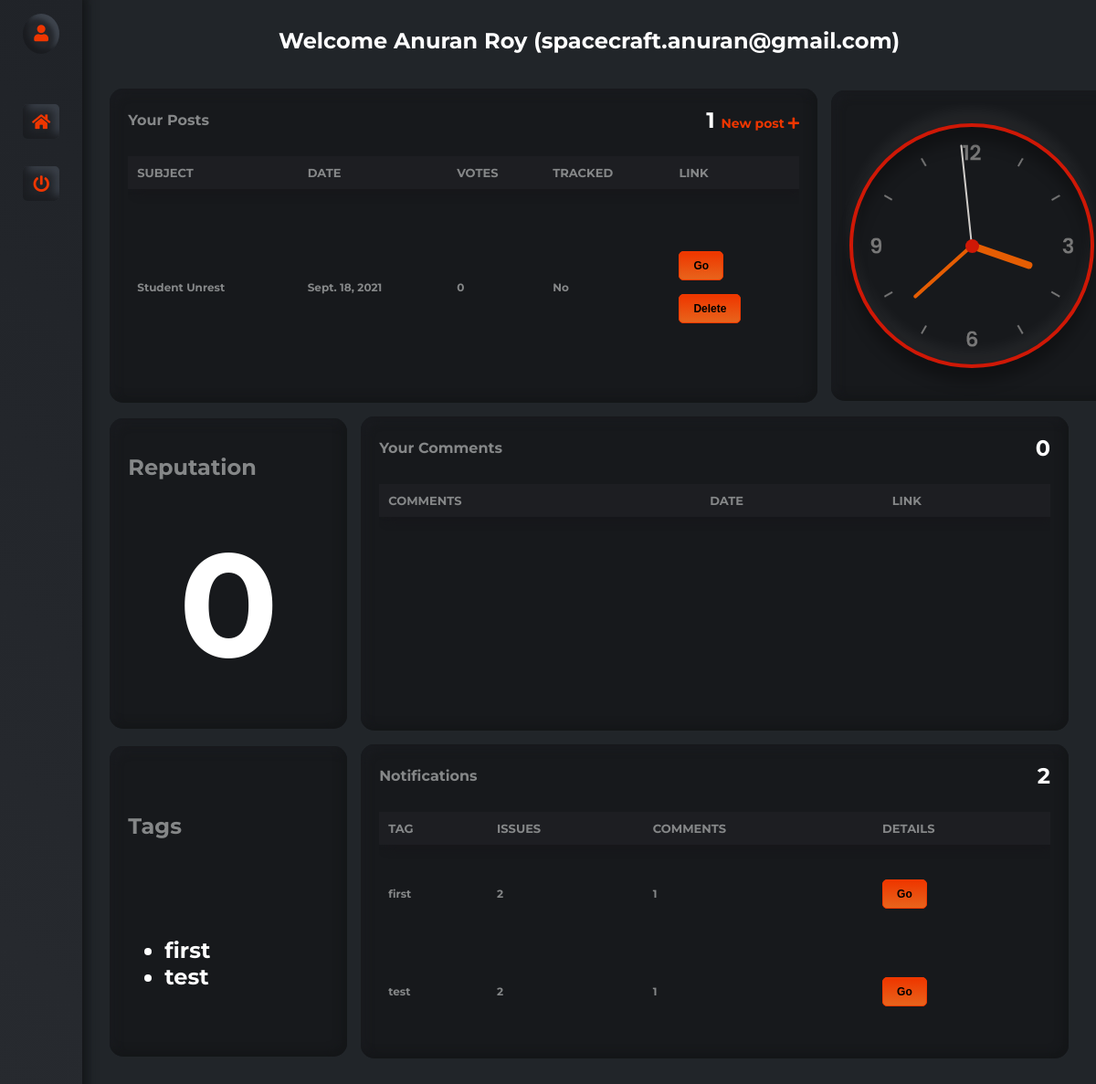
The page /forum/dashboard/ (signed in) on the database as committed earlier.
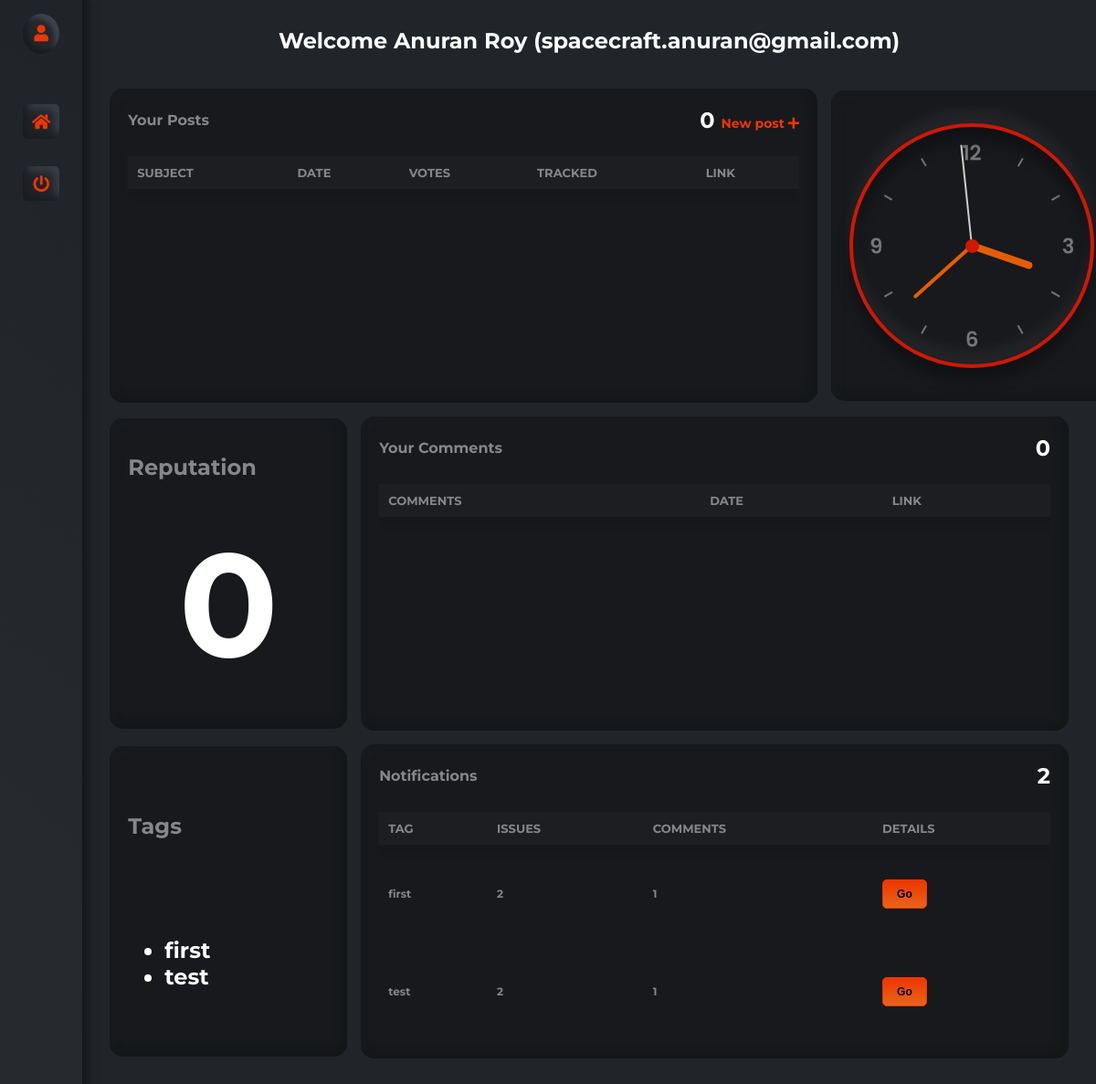
The same page on the database as committed later.
### forum/models.py (models this page shows, shortened)
class Issue(models.Model):
    sno = models.AutoField(primary_key=True)
    user = models.ForeignKey(User, on_delete=models.CASCADE)
    subject = models.CharField(max_length=100, default="(Not available)")
    summary = models.TextField(max_length=200, default="(Not available)")
    description = models.TextField(max_length=750, default="(Not available)")
    image = models.ImageField(upload_to='forum/images/', blank=True)
    tracked = models.BooleanField(choices=((True, 'Yes'), (False, 'No')), default=False)
    status = models.TextField(max_length=300, default="")
    date = models.DateField(auto_now_add=True)
    author = models.CharField(max_length=50, default="Anonymous")
    slug = models.SlugField(unique=True, max_length=100)
    votes = models.IntegerField(default=0)
    tvotes = models.IntegerField(default=0)
    tags = models.JSONField(default=dict)
    class Meta:
        ordering = ['tvotes', '-votes', '-date']

class Tags(models.Model):
    sno = models.AutoField(primary_key=True)
    label = models.CharField(max_length=100, default="Untagged", unique=True)
    usernames = models.JSONField(default=list)
    issues = models.JSONField(default=list)
    comments = models.JSONField(default=list)
    def __str__(self):
        return self.label

### forum/views.py (the view)
# urls.py: path('dashboard/', views.dashboard, name="Dashboard"),
def dashboard(request):
    if request.user.is_authenticated:
        activity = list(Issue.objects.filter(user=request.user))
        data = User.objects.filter(username = request.user.username)
        profile = UserProfile.objects.filter(username = request.user.username).first()
        if request.user.is_superuser:
            return redirect("/admin/")
        isTeacher = False
        if(profile == None):
            profile = TeacherProfile.objects.filter(username = request.user.username).first()
            isTeacher = True
        params = dict(data.values()[0])
        params["activity"] = activity
        params["rollno"] = profile.__dict__["rollno"] if not request.user.is_superuser else "NA"
        params["reputation"] = profile.__dict__["reputation"] if not request.user.is_superuser else "Inf"
        params["profilepic"] = profile.__dict__["profilepic"] if not request.user.is_superuser else ''
        if isTeacher:
            params["tags"] = profile.__dict__["tags"]
        comments_activity = list(Comment.objects.filter(username=request.user.username))
        params["comments"] = comments_activity
        if isTeacher:
            a = list(Tags.objects.all())
            username = request.user.username
            ls = []
            for i in a:
                if username in i.usernames:
                    ls.append(i)
            params["notifications"] = ls
            myprof = TeacherProfile.objects.filter(username=username).first()
            ls2 = [x.label for x in ls]
            if myprof is not None:
                myprof.tags = ls2
                myprof.save()
            print(f"\n\n\n{ls}\n\n\n")
        if isTeacher:
            return render(request, 'forum/staff/dashboard.html', params)
        else:
            return render(request, 'forum/student/dashboard.html', params)
    else:
        return redirect('/forum/login')

### forum/templates/forum/staff/dashboard.html (shortened to what the changed rows need)
{% load static %}
<!DOCTYPE html>
<html lang="en">
  <head>
    <link
      rel="stylesheet"
      href="https://cdnjs.cloudflare.com/ajax/libs/font-awesome/5.15.1/css/all.min.css"
    />
    <link rel="stylesheet" href="{% static 'forum/dashboard/styles.css' %}" />
  </head>
  <body>
    <div id="wrapper">
      <div id="page-content-wrapper">
        <p class="row my-4">
        <center><h2 style="color: white;">Welcome {{ first_name }} {{ last_name }} ({{ username }})</h2></center>
        <br>
        <br>
        </p>
        <div class="row">
          <div class="card card1">
            <div class="card1_title_wrapper">
              <h1 class="car1_title">Your Posts</h1>
              <p class="car1_text">
                {{ activity|length }}
                <a href="/forum/newpost/" style="text-decoration: none;"></a>
              </p>
            </div>
            <div class="card1_table_wrapper card_scroll">
              <table class="card1_table card_scroll" id="PostsTable">
                <thead class="card1_table_head">
                  <tr>
                    <th onclick="sortTable(0,'PostsTable')">Subject</th>
                    <th onclick="sortTable(1,'PostsTable')">Date</th>
                    <th onclick="sortTable(2,'PostsTable')">Votes</th>
                    <th onclick="sortTable(3,'PostsTable')">Tracked</th>
                    <th onclick="sortTable(4,'PostsTable')">Link</th>
                  </tr>
                </thead>
                <tbody class="card1_table_tbody">
                  {% for i in activity %}
                    <tr>
                      <td>{{ i.subject }}</td>
                      <td>{{ i.date }}</td>
                      <td>{{ i.votes }}</td>
                      <td>{{ i.tracked|yesno:"Yes,No" }}</td>
                      <td>
                        <a href="/forum/post/{{ i.slug }}" target="_blank"><button class="btn btn-primary">Go</button></a>
                        <br><br>
                        <form method="POST" action="/forum/deletepost/comment" class="my-2">
                          <input type="submit" value="Delete" class="btn btn-primary">
                        </form>
                      </td>
                    </tr>
                  {% endfor %}
                </tbody>
              </table>
            </div>
          </div>
        </div>
        <div class="row row2">
          <div class="card card3">
            <h2>Reputation</h2>
          </div>
          <div class="card card4">
            <div class="card1_title_wrapper">
              <h1 class="car1_title">Your Comments</h1>
            </div>
            <div class="card1_table_wrapper card_scroll">
              <table class="card1_table card_scroll" id="CommentsTable">
                <thead class="card1_table_head">
                  <tr>
                    <th onclick="sortTable(0,'CommentsTable')">Comments</th>
                    <th onclick="sortTable(1,'CommentsTable')">Date</th>
                    <th onclick="sortTable(2,'CommentsTable')">Link</th>
                  </tr>
                </thead>
                </div>
            </div>
          </div>
        </div>
        <div class="row row2">
          <div class="card card3">
            <h2>Tags</h2>
            <ul>
              {% for key in tags %}
              <li class="car1_text">{{key}}</li>
              {% endfor %}
            </ul>
          </div>
          <div class="card card4">
            <div class="card1_title_wrapper">
              <h1 class="car1_title">Notifications</h1>
            </div>
            <div class="card1_table_wrapper card_scroll">
              <table class="card1_table card_scroll" id="NotificationsTable">
                <thead class="card1_table_head">
                  <tr>
                    <th onclick="sortTable(0,'NotificationsTable')">Tag</th>
                    <th onclick="sortTable(1,'NotificationsTable')">Issues</th>
                    <th onclick="sortTable(2,'NotificationsTable')">Comments</th>
                    <th onclick="sortTable(3,'NotificationsTable')">Details</th>
                  </tr>
                </thead>
                <tbody class="card1_table_tbody">
                  {% for i in notifications %}
                    <tr>
                      <td>{{ i.label }}</td>
                      <td>{{ i.issues|length }}</td>
                      <td>{{ i.comments|length }}</td>
                      <td>
                      <a href="/forum/tag/{{ i }}" target="_blank"><button class="btn btn-primary">Go</button></a>
                      </td>
                    </tr>
                  {% endfor %}
                </tbody>
              </table>
            </div>
          </div>
        </div>
      </div>
  </body>
</html>

Rows that differ between the two databases and show on the page:
removed Issue: subject "Student Unrest", date "Sept. 18, 2021", votes "0", tracked "No"
Other text that changed with them:
{{ activity|length }}: "1" → "0"
